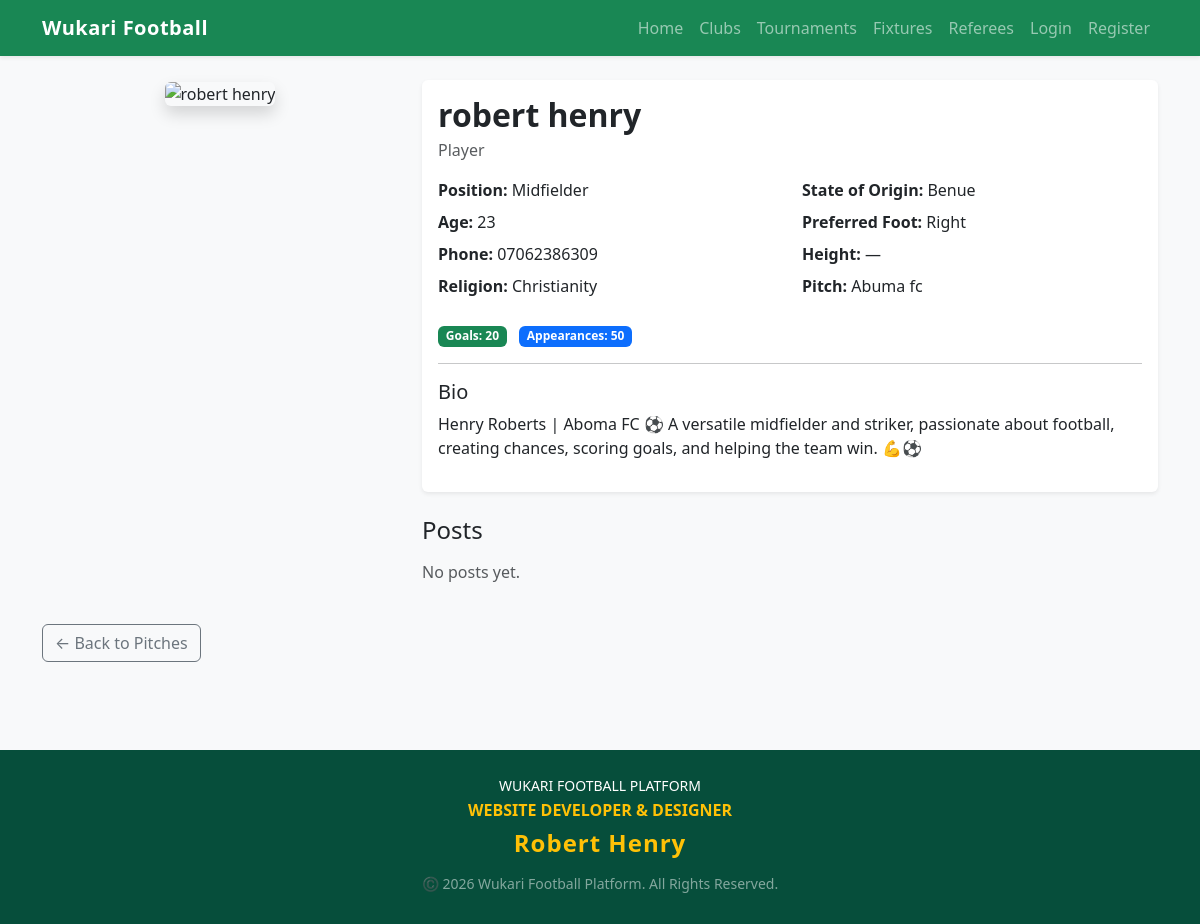
/player/1/, run on the app's committed database.
### players/models.py (models this page shows, shortened)
class PlayerProfile(models.Model):
    ROLE_CHOICES = [
        ('PLAYER', 'Player'),
        ('HEAD_COACH', 'Head Coach'),
        ('ASSISTANT_COACH', 'Assistant Coach'),
        ('GK_COACH', 'Goalkeeper Coach'),
        ('FITNESS_COACH', 'Fitness / Conditioning Coach'),
        ('SCOUT', 'Scout'),
        ('TEAM_MANAGER', 'Team Manager'),
        ('PHYSIO', 'Physiotherapist'),
        ('ANALYST', 'Analyst'),
        ('OTHER', 'Other Staff'),
    ]
    POSITION_CHOICES = [
        ('GK', 'Goalkeeper'),
        ('DEF', 'Defender'),
        ('MID', 'Midfielder'),
        ('FWD', 'Forward/Striker'),
        ('N/A', 'Not Applicable'),
    ]
    user = models.OneToOneField(User, on_delete=models.CASCADE)
    full_name = models.CharField(max_length=150)
    role = models.CharField(max_length=20, choices=ROLE_CHOICES, default='PLAYER')
    age = models.PositiveIntegerField()
    position = models.CharField(max_length=3, choices=POSITION_CHOICES, default='N/A')
    preferred_foot = models.CharField(max_length=10, blank=True)
    height = models.CharField(max_length=10, blank=True, help_text="e.g. 1.75m")
    phone_number = models.CharField(max_length=15, blank=True)
    religion = models.CharField(max_length=50, blank=True)
    state_of_origin = models.CharField(max_length=50, blank=True)
    bio = models.TextField(blank=True)
    profile_photo = CloudinaryField('image', blank=True, null=True)
    current_pitch = models.ForeignKey(
        Pitch,
        on_delete=models.SET_NULL,
        null=True,
        blank=True,
        related_name='players'
    )
    club = models.ForeignKey(
        Club,
        on_delete=models.SET_NULL,
        null=True,
        blank=True,
        related_name='members'
    )
    goals_scored = models.PositiveIntegerField(default=0)
    appearances = models.PositiveIntegerField(default=0)
    created_at = models.DateTimeField(auto_now_add=True)

class Pitch(models.Model):
    name = models.CharField(max_length=200)
    location = models.CharField(max_length=200, help_text="Area in Wukari")
    description = models.TextField(blank=True)
    club = models.ForeignKey(
        Club,
        on_delete=models.SET_NULL,
        null=True,
        blank=True,
        related_name='pitches'
    )

### players/views.py (the view)
# urls.py: path('player/<int:player_id>/', views.player_detail, name='player_detail'),
def player_detail(request, player_id):
    player = get_object_or_404(PlayerProfile, id=player_id)
    return render(request, 'players/player_detail.html', {'player': player})

### players/templates/players/player_detail.html (shortened to what this page needs)
{% extends 'players/base.html' %}
{% block content %}
{% if player %}
<div class="row">
    <div class="col-md-4 text-center mb-4">
        {% if player.profile_photo %}
            <img src="{{ player.profile_photo.url }}"
                 class="img-fluid rounded shadow"
                 alt="{{ player.full_name }}"
                 style="max-height: 320px; object-fit: cover; width: 100%;">
        {% else %}
            <div class="bg-secondary text-white d-flex align-items-center justify-content-center rounded shadow"
                 style="height: 320px;">
                No Photo
            </div>
        {% endif %}
    </div>
    <div class="col-md-8">
        <div class="card shadow-sm border-0 mb-4">
            <div class="card-body">
                <h2 class="fw-bold mb-1">{{ player.full_name }}</h2>
                <p class="text-muted mb-3">{{ player.get_role_display }}</p>
                <div class="row mb-3">
                    <div class="col-sm-6">
                        <p class="mb-2"><strong>Position:</strong> {{ player.get_position_display }}</p>
                        <p class="mb-2"><strong>Age:</strong> {{ player.age }}</p>
                        <p class="mb-2"><strong>Phone:</strong> {{ player.phone_number|default:"—" }}</p>
                        <p class="mb-2"><strong>Religion:</strong> {{ player.religion|default:"—" }}</p>
                    </div>
                    <div class="col-sm-6">
                        <p class="mb-2"><strong>State of Origin:</strong> {{ player.state_of_origin|default:"—" }}</p>
                        <p class="mb-2"><strong>Preferred Foot:</strong> {{ player.preferred_foot|default:"—" }}</p>
                        <p class="mb-2"><strong>Height:</strong> {{ player.height|default:"—" }}</p>
                        <p class="mb-2"><strong>Pitch:</strong>
                            {% if player.current_pitch %}
                                {{ player.current_pitch.name }}
                            {% else %}
                                Not set
                            {% endif %}
                        </p>
                    </div>
                </div>
                {% if player.role == 'PLAYER' %}
                <div class="mb-3">
                    <span class="badge bg-success me-2">Goals: {{ player.goals_scored }}</span>
                    <span class="badge bg-primary">Appearances: {{ player.appearances }}</span>
                </div>
                {% endif %}
                <hr>
                <h5>Bio</h5>
                <p>{{ player.bio|default:"No bio yet." }}</p>
            </div>
        </div>
        <h4 class="mb-3">Posts</h4>
        {% for post in player.posts.all %}
            <div class="card mb-3 shadow-sm">
                <div class="card-body">
                    {% if post.image %}
                        <img src="{{ post.image.url }}" class="img-fluid rounded mb-2" alt="Post image">
                    {% endif %}
                    {% if post.video %}
                        <video controls class="w-100 rounded mb-2">
                            <source src="{{ post.video.url }}">
                        </video>
                    {% endif %}
                    <p class="mb-1">{{ post.caption }}</p>
                    <small class="text-muted">{{ post.created_at|date:"M d, Y" }}</small>
                </div>
            </div>
        {% empty %}
            <p class="text-muted">No posts yet.</p>
        {% endfor %}
    </div>
</div>
<a href="{% url 'home' %}" class="btn btn-outline-secondary mt-4">← Back to Pitches</a>
{% else %}
<div class="alert alert-warning">Player not found.</div>
{% endif %}
{% endblock %}

### players/templates/players/base.html (style rules this page uses)
body { background-color: #f8f9fa; min-height: 100vh; display: flex; flex-direction: column; }
.card { transition: transform 0.2s; }

### data on the page
PlayerProfile: full_name "robert henry", role "Player", position "Midfielder", age "23", phone_number "07062386309", religion "Christianity", state_of_origin "Benue", preferred_foot "Right", height "—", current_pitch.name "Abuma fc", goals_scored "20", appearances "50", bio "Henry Roberts | Aboma FC ⚽ A versatile midfielder and striker, passionate about football, creating chances, scoring goals, and helping the team win. 💪⚽"
